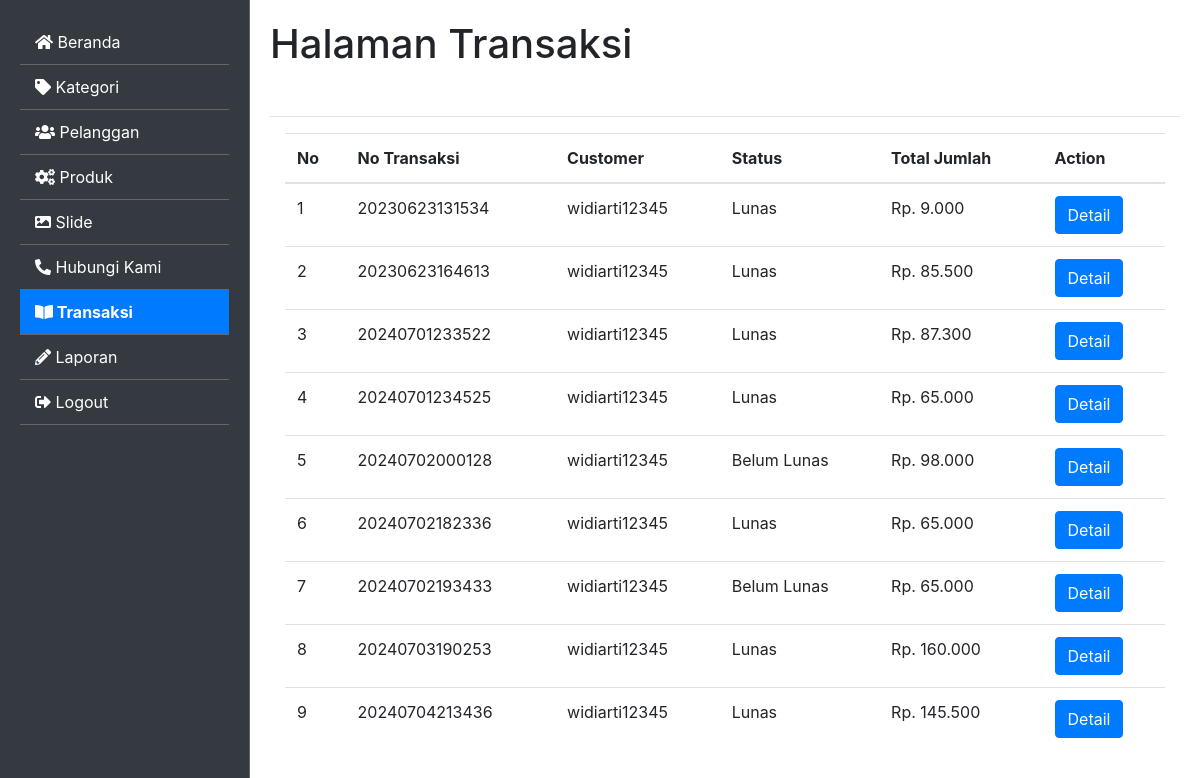
The app's page /administrator/transaksi/ (signed in), older data.
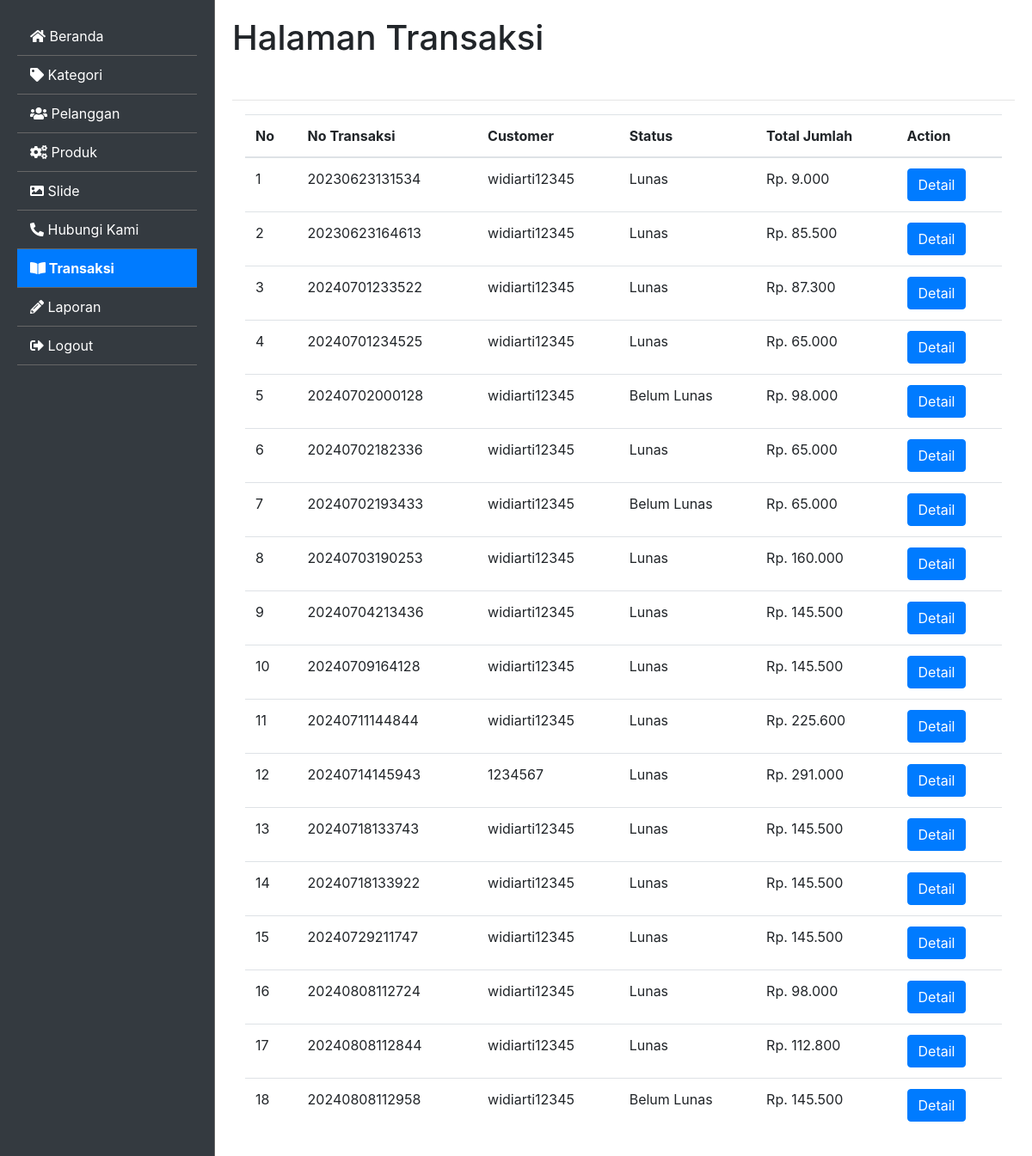
The same page, newer data.
### cart/models.py (models this page shows, shortened)
class Transaksi(models.Model):
    Status=(
        ('Belum Lunas', 'Belum Lunas'),
        ('Lunas' , 'Lunas'),
        ('Pengiriman' , 'Pengiriman'),
        ('Selesai' , 'Selesai'),
        ('Batalkan' , 'Batalkan'),
        ('Kadaluarsa' , 'Kadaluarsa'),
        ('Pembayaran Ditolak' , 'Pembayaran Ditolak'),
    )
    KT=(
        ('Jemput', 'Jemput'),
        ('Antar' , 'Antar'),
    )
    custumer = models.ForeignKey(Custumer, null=True, blank=False, on_delete=models.SET_NULL)
    no_transaksi = models.CharField(max_length=200, blank=False, null=True)
    wa_kirim = models.CharField(max_length=200, blank=True, null=True,verbose_name="No Whatsapp")
    alamat_kirim = models.CharField(max_length=300, blank=True,null=True)
    keterangan_pesanan = models.CharField(max_length=200, blank=True, null=True, choices=KT)
    status = models.CharField(max_length=200, default="Belum Lunas", blank=True, null=True, choices=Status)
    total_transaksi = models.BigIntegerField(blank=True, null=True)
    date_created= models.DateTimeField(auto_now_add=True, null=True,blank=True)
    token_payment = models.CharField(max_length=300, blank=True, null=True)
    class Meta:
        ordering = ('-no_transaksi', )
    class Meta:
        verbose_name_plural ="Transaksi"

### website/models.py (models this page shows)
class Custumer(models.Model):
    user = models.OneToOneField(User, null=True, on_delete=models.CASCADE)
    nama = models.CharField(max_length=200, blank=False, null=True)
    wa = models.CharField(max_length=200, blank=False, null=True,verbose_name="No Whatsapp")
    alamat = models.TextField(blank=False, null=True)
    email = models.EmailField(max_length=200, blank=False, null=True)
    date_created= models.DateTimeField(auto_now_add=True, null=True)
    def __str__(self):
        return self.nama
    class Meta:
        verbose_name_plural ="Custumer"

### website/decorators.py (the view)
        def perubahan_halaman(request, *args, **kwargs):
            group = None
            if request.user.groups.exists():
                group = request.user.groups.all()[0].name
            if group in yang_diizinkan :
                return fungsi_awal(request, *args, **kwargs)
            else:
                return HttpResponse('<h2><center>Anda Tidak Dijikankan Ke Tampilan ini</center></h2>')

### administrator/views.py (called while the page is built)
@login_required(login_url='loginpage')
@ijinkan_pengguna(yang_diizinkan=['administrator'])
def transaksi_list(request):
    transaksi = Transaksi.objects.all()
    context = {
        'data': transaksi,
        'judul': 'Halaman Transaksi',
        'menu': 'transaksi',
    }
    return render(request, 'admin_transaksi.html', context)

### cart/context_processors.py (called while the page is built)
def keranjang(request):
    return {'keranjang': Cart(request)}

### website/context_processors.py (called while the page is built)
def kategori_context_processor(request):
    return {
        'kategori': Kategori.objects.all()
    }

### website/views.py (called while the page is built)
def kategoriberanda(request):
    kategori = Kategori.objects.filter(aktif=True).order_by('-id')
    return {'kategori':kategori}

### administrator/templates/admin_transaksi.html (shortened to what this page needs)
{% extends "admin.html" %}
{% load static %}
{% load humanize %}
{% block content %}
  <div class="content">
    <h1>{{judul}}</h1>
    <br/>
    <hr/>
    <div class="container">
      <table class="table">
          <thead>
              <tr>
                  <th>No</th>
                  <th>No Transaksi</th>
                  <th>Customer</th>
                  <th>Status</th>
                  <th>Total Jumlah</th>
                  <th>Action</th>
              </tr>
          </thead>
          <tbody>
              {% for t in data %}
              <tr>
                  <td>{{ forloop.counter }}</td>
                  <td>{{ t.no_transaksi }}</td>
                  <td>{{ t.custumer }}</td>
                  <td>{{ t.status }}</td>
                  <td>Rp. {{ t.total_transaksi | intcomma }}</td>
                  <td>
                      <button class="btn btn-primary detail-btn" data-notransaksi="{{ t.no_transaksi }}">Detail</button>
                  </td>
              </tr>
              {% endfor %}
          </tbody>
      </table>
  </div>
  </div>
  {% endblock content %}

Row changes from the older to the newer data that the page shows:
added Transaksi: no_transaksi "20240709164128", custumer "widiarti12345", status "Lunas", total_transaksi "145.500"
added Transaksi: no_transaksi "20240711144844", custumer "widiarti12345", status "Lunas", total_transaksi "225.600"
added Transaksi: no_transaksi "20240714145943", custumer "1234567", status "Lunas", total_transaksi "291.000"
added Transaksi: no_transaksi "20240718133743", custumer "widiarti12345", status "Lunas", total_transaksi "145.500"
added Transaksi: no_transaksi "20240718133922", custumer "widiarti12345", status "Lunas", total_transaksi "145.500"
added Transaksi: no_transaksi "20240729211747", custumer "widiarti12345", status "Lunas", total_transaksi "145.500"
added Transaksi: no_transaksi "20240808112724", custumer "widiarti12345", status "Lunas", total_transaksi "98.000"
added Transaksi: no_transaksi "20240808112844", custumer "widiarti12345", status "Lunas", total_transaksi "112.800"
added Transaksi: no_transaksi "20240808112958", custumer "widiarti12345", status "Belum Lunas", total_transaksi "145.500"
